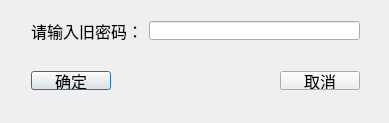
<?xml version="1.0" encoding="UTF-8"?>
<ui version="4.0">
 <class>ModifyUserInfoClass</class>
 <widget class="QDialog" name="ModifyUserInfoClass">
  <property name="geometry">
   <rect>
    <x>0</x>
    <y>0</y>
    <width>389</width>
    <height>123</height>
   </rect>
  </property>
  <property name="windowTitle">
   <string>信息验证</string>
  </property>
  <widget class="QWidget" name="horizontalLayoutWidget">
   <property name="geometry">
    <rect>
     <x>20</x>
     <y>10</y>
     <width>351</width>
     <height>41</height>
    </rect>
   </property>
   <layout class="QHBoxLayout" name="horizontalLayout" stretch="1,2">
    <item>
     <widget class="QLabel" name="label">
      <property name="font">
       <font>
        <pointsize>12</pointsize>
       </font>
      </property>
      <property name="text">
       <string>请输入旧密码：</string>
      </property>
     </widget>
    </item>
    <item>
     <widget class="QLineEdit" name="lineEdit_OldPassword">
      <property name="font">
       <font>
        <pointsize>12</pointsize>
       </font>
      </property>
      <property name="echoMode">
       <enum>QLineEdit::Password</enum>
      </property>
     </widget>
    </item>
   </layout>
  </widget>
  <widget class="QWidget" name="horizontalLayoutWidget_2">
   <property name="geometry">
    <rect>
     <x>20</x>
     <y>60</y>
     <width>351</width>
     <height>41</height>
    </rect>
   </property>
   <layout class="QHBoxLayout" name="horizontalLayout_2">
    <item>
     <widget class="QPushButton" name="pushButton_SureInfo">
      <property name="font">
       <font>
        <pointsize>12</pointsize>
       </font>
      </property>
      <property name="text">
       <string>确定</string>
      </property>
     </widget>
    </item>
    <item>
     <spacer name="horizontalSpacer">
      <property name="orientation">
       <enum>Qt::Horizontal</enum>
      </property>
      <property name="sizeHint" stdset="0">
       <size>
        <width>40</width>
        <height>20</height>
       </size>
      </property>
     </spacer>
    </item>
    <item>
     <widget class="QPushButton" name="pushButton_CancelInfo">
      <property name="font">
       <font>
        <pointsize>12</pointsize>
       </font>
      </property>
      <property name="text">
       <string>取消</string>
      </property>
     </widget>
    </item>
   </layout>
  </widget>
 </widget>
 <layoutdefault spacing="6" margin="11"/>
 <resources/>
 <connections/>
</ui>
